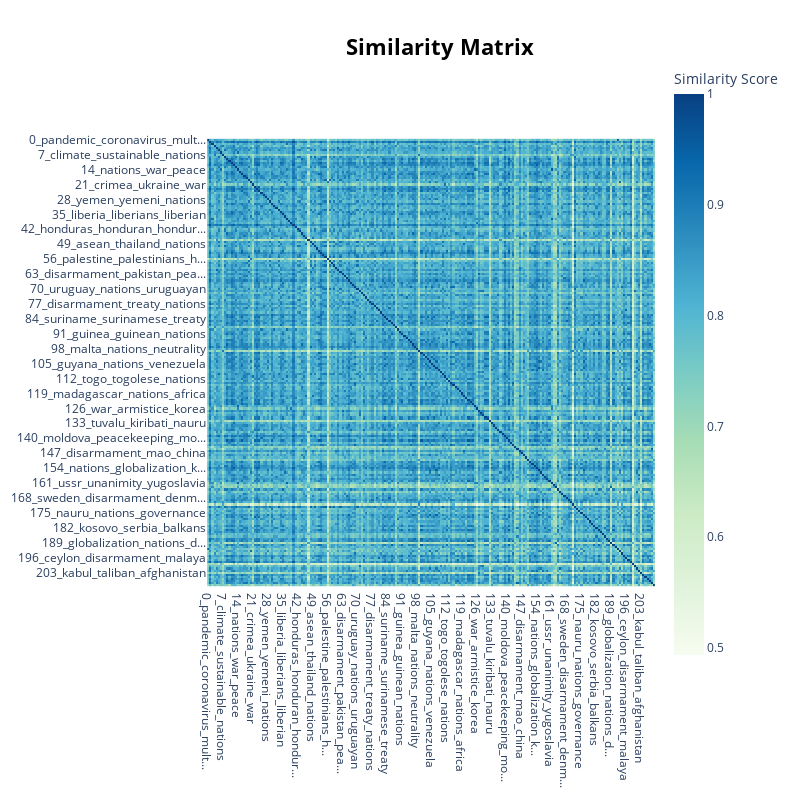

Notebook code for this chart:
### Code cell
# visualize similarity between topics
model.visualize_heatmap()

### Figure 1 — Plotly figure (JSON) as saved in the notebook; plotly's stock layout.template omitted (floating-point values rounded to 4 significant figures; data arrays with more than 128 entries replaced by an {"elided": "..."} marker saying what was removed)
{"data": [{"coloraxis": "coloraxis", "hovertemplate": "x: %{x}<br>y: %{y}<br>Similarity Score: %{z}<extra></extra>", "name": "0", "type": "heatmap", "x": {"elided": "210 str values"}, "xaxis": "x", "y": {"elided": "210 str values"}, "yaxis": "y", "z": {"elided": "210x210 float values"}}], "layout": {"coloraxis": {"colorbar": {"title": {"text": "Similarity Score"}}, "colorscale": [[0, "rgb(247,252,240)"], [0.125, "rgb(224,243,219)"], [0.25, "rgb(204,235,197)"], [0.375, "rgb(168,221,181)"], [0.5, "rgb(123,204,196)"], [0.625, "rgb(78,179,211)"], [0.75, "rgb(43,140,190)"], [0.875, "rgb(8,104,172)"], [1, "rgb(8,64,129)"]]}, "height": 800, "hoverlabel": {"bgcolor": "white", "font": {"family": "Rockwell", "size": 16}}, "legend": {"title": {"text": "Trend"}}, "margin": {"t": 60}, "showlegend": true, "title": {"font": {"color": "Black", "size": 22}, "text": "<b>Similarity Matrix</b>", "x": 0.55, "xanchor": "center", "y": 0.95, "yanchor": "top"}, "width": 800, "xaxis": {"anchor": "y", "constrain": "domain", "domain": [0, 1], "scaleanchor": "y"}, "yaxis": {"anchor": "x", "autorange": "reversed", "constrain": "domain", "domain": [0, 1]}}}
